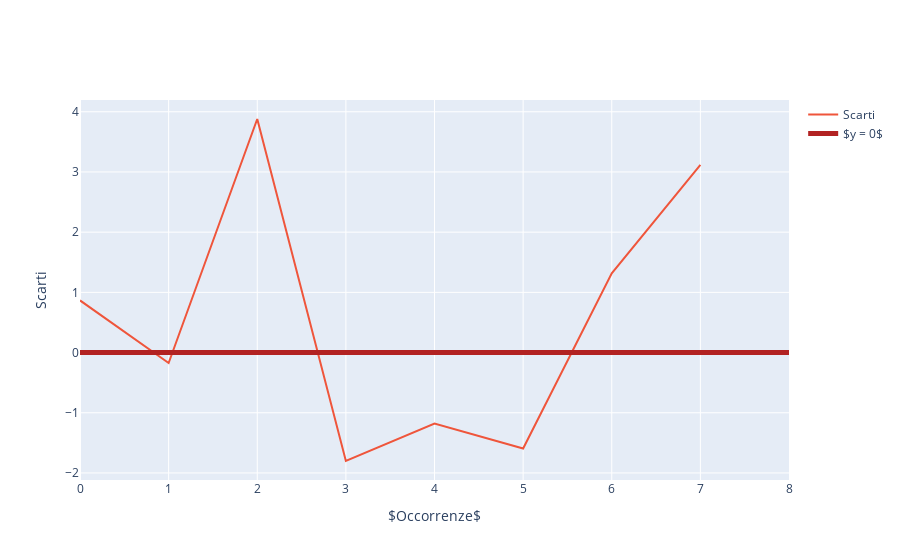

Notebook source saved alongside this figure:
### Code cell
h = [10, 15, 20, 25, 30, 35, 40, 45] #cm
data = [29.404999999999998, 44.175, 59.092, 73.72800000000001, 88.546, 103.334, 118.21800000000002, 133.07]
errore_data = 0.1*m.sqrt(2)/m.sqrt(24)
andamento_temporale_relazione(2.96, -0.22, data, errore_data, h)

### Figure 1 — Plotly figure (JSON) as saved in the notebook; plotly's stock layout.template omitted (floating-point values rounded to 4 significant figures; data arrays with more than 128 entries replaced by an {"elided": "..."} marker saying what was removed)
{"data": [{"line": {"color": "#EF553B"}, "mode": "lines", "name": "Scarti", "type": "scatter", "x": [0, 1, 2, 3, 4, 5, 6, 7, 8, 9, 10, 11, 12, 13, 14, 15, 16, 17, 18, 19, 20, 21, 22, 23, 24, 25, 26, 27, 28, 29, 30, 31, 32, 33, 34, 35, 36, 37, 38, 39, 40, 41, 42, 43, 44, 45, 46, 47, 48, 49, 50, 51, 52, 53, 54, 55, 56, 57, 58, 59, 60, 61, 62, 63, 64, 65, 66, 67, 68, 69, 70, 71, 72, 73, 74, 75, 76, 77, 78, 79, 80, 81, 82, 83, 84, 85, 86, 87, 88, 89, 90, 91, 92, 93, 94, 95, 96, 97, 98, 99], "y": [0.866, -0.1732, 3.88, -1.801, -1.178, -1.593, 1.316, 3.118]}, {"line": {"color": "firebrick", "shape": "spline", "width": 5}, "mode": "lines", "name": "$y = 0$", "type": "scatter", "x": {"elided": "1000 float values"}, "y": {"elided": "1000 int values"}}], "layout": {"title": {"text": ""}, "xaxis": {"title": {"text": "$Occorrenze$"}}, "yaxis": {"title": {"text": "Scarti"}}}}
